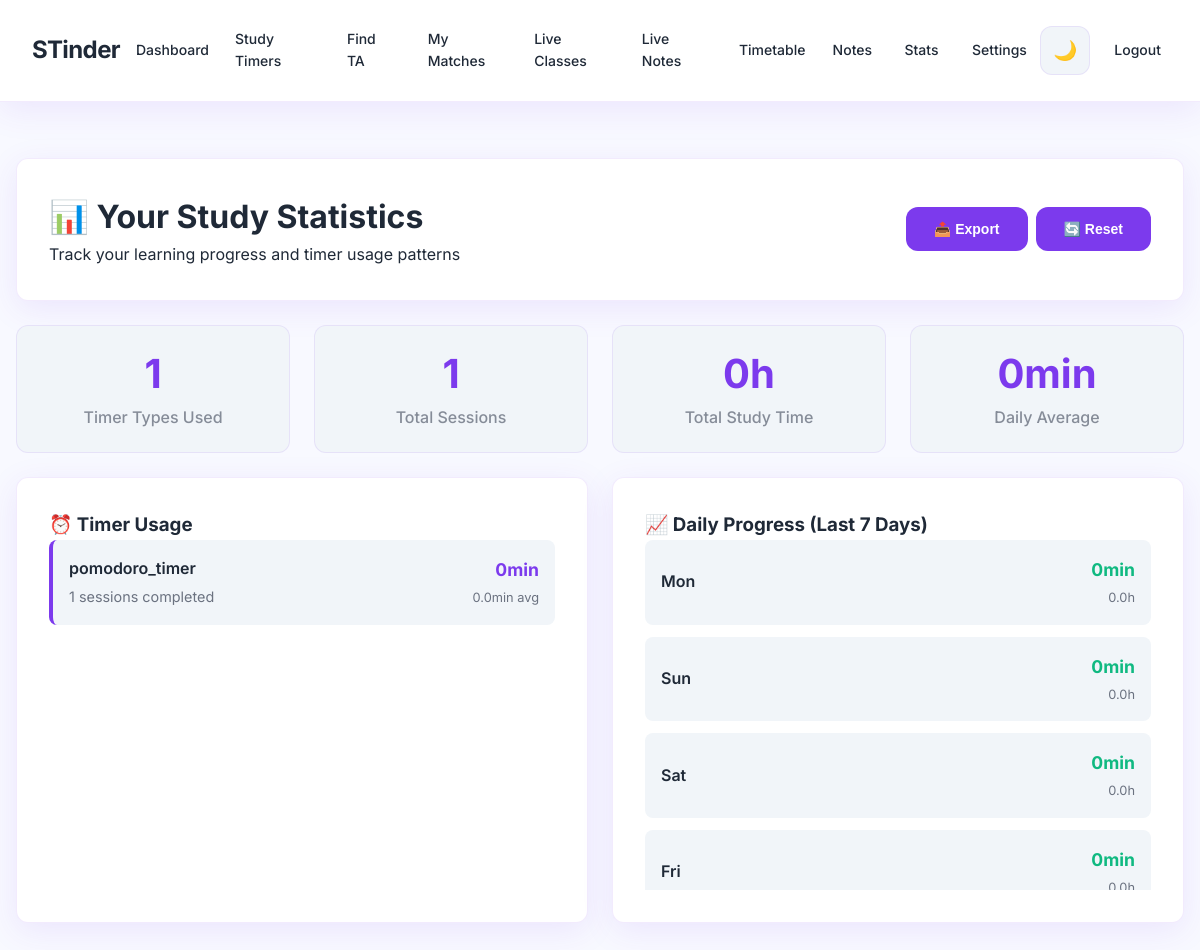
/student/stats (signed in), run on the app's committed database.
### database/db.py (models this page shows)
class StudySession(db.Model):
    __tablename__ = 'study_sessions'
    id = db.Column(db.Integer, primary_key=True)
    user_id = db.Column(db.Integer, db.ForeignKey('users.id'), nullable=False)
    timer_type = db.Column(db.String(50), nullable=False)
    duration = db.Column(db.Integer, nullable=False)
    completed_duration = db.Column(db.Integer, default=0)
    interruptions = db.Column(db.Integer, default=0)
    focus_score = db.Column(db.Float, default=0.0)
    created_at = db.Column(db.DateTime, default=datetime.utcnow)

### app.py (the view)
@app.route("/student/stats")
@login_required
@role_required("student")
def student_stats():
    user_id = session["user_id"]
    sessions = StudySession.query.filter_by(user_id=user_id).all()
    timer_stats = []
    timer_types = {}
    for s in sessions:
        if s.timer_type not in timer_types:
            timer_types[s.timer_type] = {'total_time': 0, 'count': 0}
        timer_types[s.timer_type]['total_time'] += s.completed_duration / 60
        timer_types[s.timer_type]['count'] += 1
    for timer_type, data in timer_types.items():
        timer_stats.append([timer_type, int(data['total_time']), data['count']])
    daily_stats = []
    for i in range(7):
        date = datetime.now() - timedelta(days=i)
        day_sessions = [s for s in sessions if s.created_at.date() == date.date()]
        total_minutes = sum(s.completed_duration for s in day_sessions) / 60
        daily_stats.append([date.strftime('%a'), int(total_minutes)])
    return render_template("student/stats_fixed.html", timer_stats=timer_stats, daily_stats=daily_stats)

### auth/utils.py (called while the page is built)
def login_required(f):
    @wraps(f)
    def decorated_function(*args, **kwargs):
        if 'user_id' not in session:
            return redirect(url_for('login'))
        return f(*args, **kwargs)
    return decorated_function

def role_required(role):
    def decorator(f):
        @wraps(f)
        def decorated_function(*args, **kwargs):
            if session.get('role') != role:
                flash('Access denied. Insufficient permissions.', 'error')
                return redirect(url_for('landing'))
            return f(*args, **kwargs)
        return decorated_function
    return decorator

### templates/student/stats_fixed.html (shortened to what this page needs)
{% extends "base.html" %}
{% block content %}
<div class="card">
    <div style="display: flex; justify-content: space-between; align-items: center; flex-wrap: wrap; gap: 1rem;">
        <div>
            <h1>📊 Your Study Statistics</h1>
            <p>Track your learning progress and timer usage patterns</p>
        </div>
        <div style="display: flex; gap: 0.5rem; flex-wrap: wrap;">
            <button class="btn" onclick="exportStats()">📤 Export</button>
            <button class="btn" onclick="resetStats()">🔄 Reset</button>
        </div>
    </div>
</div>
<div class="stats">
    <div class="stat-item">
        <h3>{{ timer_stats|length }}</h3>
        <p>Timer Types Used</p>
    </div>
    <div class="stat-item">
        <h3>{% set total_sessions = timer_stats|sum(attribute=2) %}{{ total_sessions if total_sessions else 0 }}</h3>
        <p>Total Sessions</p>
    </div>
    <div class="stat-item">
        <h3>{% set total_minutes = timer_stats|sum(attribute=1) %}{{ (total_minutes / 60)|round(1) if total_minutes else 0 }}h</h3>
        <p>Total Study Time</p>
    </div>
    <div class="stat-item">
        <h3>{% set daily_total = daily_stats|sum(attribute=1) %}{{ (daily_total / 7)|round(0) if daily_total else 0 }}min</h3>
        <p>Daily Average</p>
    </div>
</div>
<div class="grid">
    <div class="card">
        <h3>⏰ Timer Usage</h3>
        <div style="max-height: 350px; overflow-y: auto;">
            {% if timer_stats %}
                {% for stat in timer_stats %}
                <div style="display: flex; justify-content: space-between; align-items: center; padding: 1rem; background: var(--bg-secondary); border-radius: 8px; margin-bottom: 0.75rem; border-left: 4px solid var(--accent-primary);">
                    <div>
                        <span style="font-weight: 600; color: var(--text-primary);">{{ stat[0] }}</span>
                        <p style="margin: 0.25rem 0 0 0; color: var(--text-secondary); font-size: 0.9rem;">{{ stat[2] }} sessions completed</p>
                    </div>
                    <div style="text-align: right;">
                        <span style="color: var(--accent-primary); font-weight: bold; font-size: 1.1rem;">{{ stat[1] }}min</span>
                        <p style="margin: 0.25rem 0 0 0; color: var(--text-secondary); font-size: 0.8rem;">{{ (stat[1] / stat[2])|round(0) }}min avg</p>
                    </div>
                </div>
                {% endfor %}
            {% else %}
                <div style="text-align: center; padding: 3rem; color: var(--text-secondary);">
                    <span style="font-size: 3rem; display: block; margin-bottom: 1rem;">⏰</span>
                    <p>No timer data yet</p>
                    <p style="font-size: 0.9rem; margin-top: 0.5rem;">Start using study timers to see your usage patterns</p>
                </div>
            {% endif %}
        </div>
    </div>
    <div class="card">
        <h3>📈 Daily Progress (Last 7 Days)</h3>
        <div style="max-height: 350px; overflow-y: auto;">
            {% if daily_stats %}
                {% for stat in daily_stats %}
                <div style="display: flex; justify-content: space-between; align-items: center; padding: 1rem; background: var(--bg-secondary); border-radius: 8px; margin-bottom: 0.75rem; position: relative; overflow: hidden;">
                    <span style="font-weight: 600; color: var(--text-primary); position: relative;">{{ stat[0] }}</span>
                    <div style="text-align: right; position: relative;">
                        <span style="color: var(--accent-green); font-weight: bold; font-size: 1.1rem;">{{ stat[1] }}min</span>
                        <p style="margin: 0.25rem 0 0 0; color: var(--text-secondary); font-size: 0.8rem;">{{ (stat[1] / 60)|round(1) }}h</p>
                    </div>
                </div>
                {% endfor %}
            {% else %}
                <div style="text-align: center; padding: 3rem; color: var(--text-secondary);">
                    <span style="font-size: 3rem; display: block; margin-bottom: 1rem;">📈</span>
                    <p>No daily data yet</p>
                    <p style="font-size: 0.9rem; margin-top: 0.5rem;">Complete study sessions to track daily progress</p>
                </div>
            {% endif %}
        </div>
    </div>
</div>
{% endblock %}

### templates/base.html (style rules this page uses)
:root { --bg-primary: #F8F9FF; --bg-secondary: #F1F5F9; --text-primary: #1F2937; --text-secondary: #6B7280; --text-light: #9CA3AF; --glass-bg: #FFFFFF; --glass-border: rgba(124, 58, 237, 0.1); --glass-shadow: 0 8px 32px rgba(124, 58, 237, 0.1); --accent-primary: #7C3AED; --accent-green: #10B981; --accent-red: #EF4444; --accent-orange: #F59E0B; }
* { margin: 0; padding: 0; box-sizing: border-box; }
body { font-family: 'Inter', -apple-system, BlinkMacSystemFont, 'Segoe UI', sans-serif; background: var(--bg-primary); color: var(--text-primary); line-height: 1.6; min-height: 100vh; overflow-x: hidden; }
.card { background: var(--glass-bg); backdrop-filter: blur(20px); -webkit-backdrop-filter: blur(20px); border-radius: 12px; padding: 2rem; margin: 1.5rem 0; box-shadow: var(--glass-shadow); border: 1px solid var(--glass-border); transition: all 0.4s cubic-bezier(0.4, 0, 0.2, 1); position: relative; overflow: hidden; }
.card::before { content: ''; position: absolute; top: 0; left: 0; right: 0; height: 1px; background: linear-gradient(90deg, transparent, var(--accent-primary), transparent); opacity: 0; transition: opacity 0.3s ease; }
.btn { background: var(--accent-primary); color: white; padding: 0.875rem 1.75rem; border: none; border-radius: 12px; cursor: pointer; text-decoration: none; display: inline-flex; align-items: center; gap: 0.5rem; font-weight: 600; font-size: 0.875rem; transition: all 0.3s cubic-bezier(0.4, 0, 0.2, 1); position: relative; overflow: hidden; }
.btn::before { content: ''; position: absolute; top: 0; left: -100%; width: 100%; height: 100%; background: linear-gradient(90deg, transparent, rgba(255, 255, 255, 0.2), transparent); transition: left 0.5s ease; }
.grid { display: grid; grid-template-columns: repeat(auto-fit, minmax(320px, 1fr)); gap: 1.5rem; }
.stats { display: grid; grid-template-columns: repeat(auto-fit, minmax(180px, 1fr)); gap: 1.5rem; text-align: center; }
.stat-item { background: var(--bg-secondary); backdrop-filter: blur(10px); -webkit-backdrop-filter: blur(10px); padding: 1.5rem; border-radius: 12px; border: 1px solid var(--glass-border); transition: all 0.3s cubic-bezier(0.4, 0, 0.2, 1); min-width: 0; overflow-wrap: break-word; hyphens: auto; }
.stat-item h3 { color: var(--accent-primary); font-size: 2.5rem; font-weight: 700; margin-bottom: 0.5rem; overflow-wrap: break-word; hyphens: auto; line-height: 1.2; }
.stat-item p { color: var(--text-secondary); font-weight: 500; opacity: 0.8; overflow-wrap: break-word; hyphens: auto; line-height: 1.4; }
.fade-in { animation: fadeIn 0.6s cubic-bezier(0.4, 0, 0.2, 1); }

### data on the page
StudySession: timer_type "pomodoro_timer", stat "1", interruptions "0", value "0.0"

### other printed values
{{ timer_stats|length }} "1"
{{ total_sessions if total_sessions else 0 }} "1"
{{ (total_minutes / 60)|round(1) if total_minutes else 0 }} "0"
{{ (daily_total / 7)|round(0) if daily_total else 0 }} "0"
{{ stat[0] }} "Mon" "Sun" "Sat" "Fri"
{{ stat[1] }} "0" "0" "0" "0"
{{ (stat[1] / 60)|round(1) }} "0.0" "0.0" "0.0"
